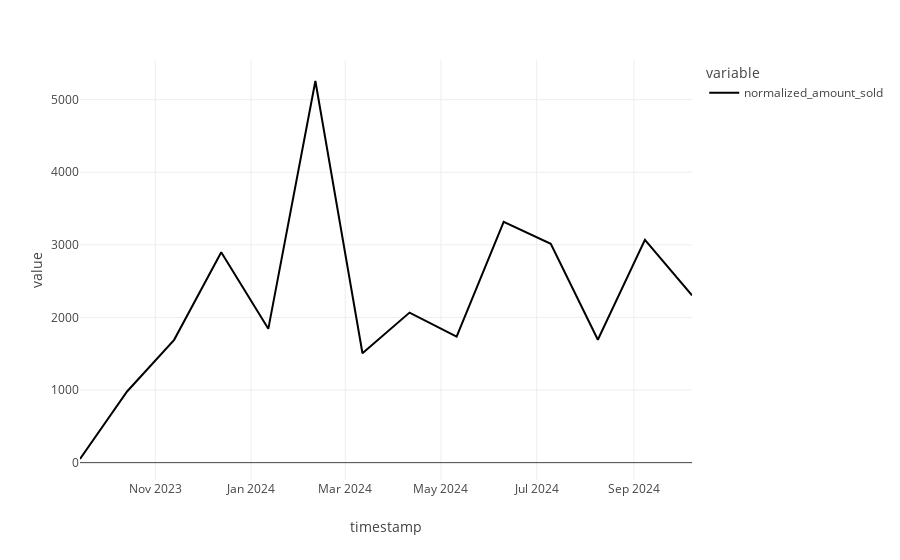

Notebook cell for this chart:
### Code cell
px.line(TokenExchange.resample("30D")["normalized_amount_sold"].sum())

### Figure 1 — Plotly figure (JSON) as saved in the notebook; plotly's stock layout.template omitted (floating-point values rounded to 4 significant figures)
{"data": [{"hovertemplate": "variable=normalized_amount_sold<br>timestamp=%{x}<br>value=%{y}<extra></extra>", "legendgroup": "normalized_amount_sold", "line": {"color": "#000001", "dash": "solid"}, "marker": {"symbol": "circle"}, "mode": "lines", "name": "normalized_amount_sold", "orientation": "v", "showlegend": true, "type": "scatter", "x": ["2023-09-14T00:00:00+00:00", "2023-10-14T00:00:00+00:00", "2023-11-13T00:00:00+00:00", "2023-12-13T00:00:00+00:00", "2024-01-12T00:00:00+00:00", "2024-02-11T00:00:00+00:00", "2024-03-12T00:00:00+00:00", "2024-04-11T00:00:00+00:00", "2024-05-11T00:00:00+00:00", "2024-06-10T00:00:00+00:00", "2024-07-10T00:00:00+00:00", "2024-08-09T00:00:00+00:00", "2024-09-08T00:00:00+00:00", "2024-10-08T00:00:00+00:00"], "xaxis": "x", "y": [49.94, 980.1, 1692.0, 2898.0, 1843.0, 5256.0, 1506.0, 2067.0, 1737.0, 3316.0, 3014.0, 1692.0, 3069.0, 2304.0], "yaxis": "y"}], "layout": {"legend": {"title": {"text": "variable"}, "tracegroupgap": 0}, "margin": {"t": 60}, "xaxis": {"anchor": "y", "domain": [0, 1], "title": {"text": "timestamp"}}, "yaxis": {"anchor": "x", "domain": [0, 1], "title": {"text": "value"}}}}
